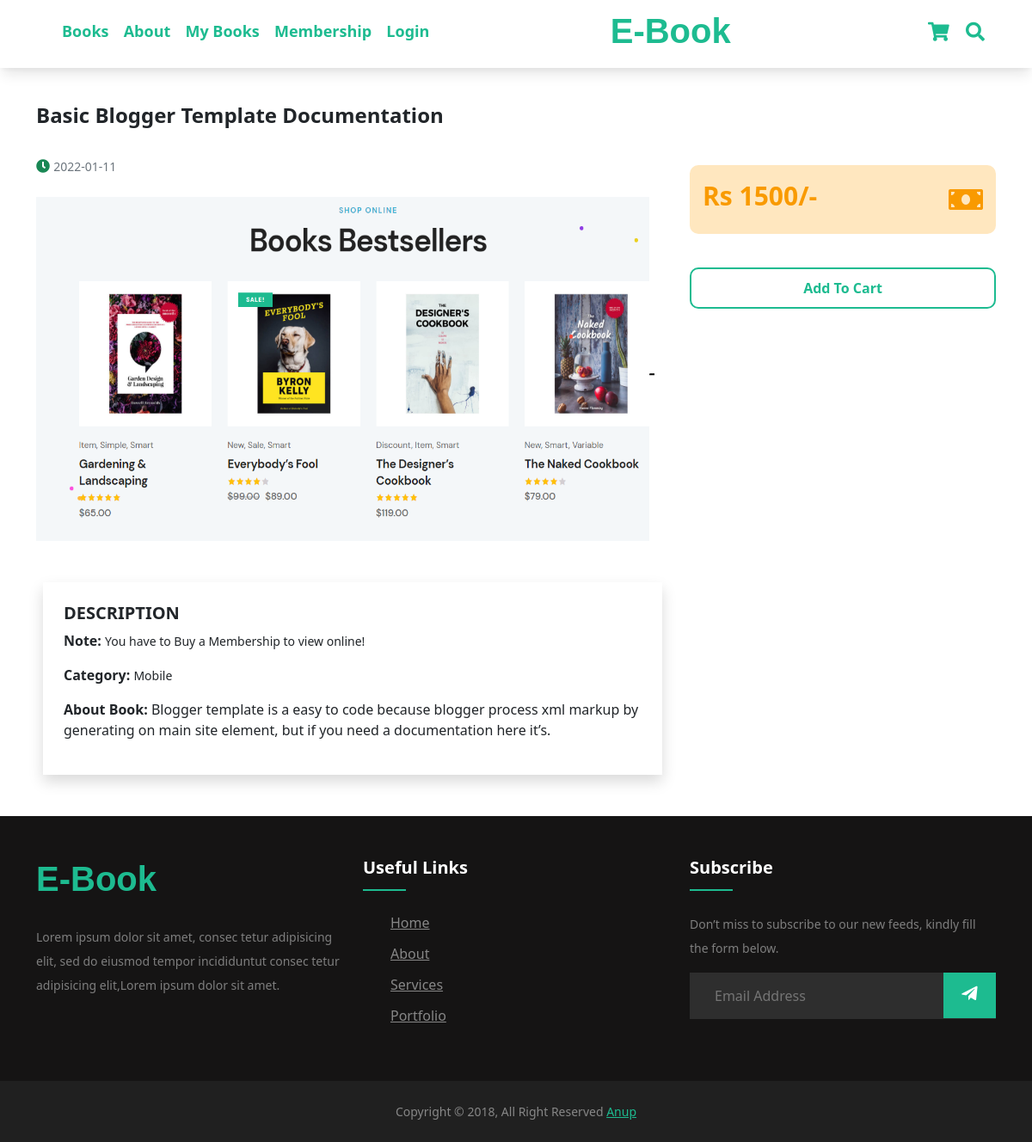
Page /view_book.php?id=8 on the committed database.
### tables this page shows
CREATE TABLE `books` (
  `id` int(11) NOT NULL,
  `b_name` varchar(50) NOT NULL,
  `b_prize` int(11) NOT NULL,
  `b_description` text NOT NULL,
  `b_image` text NOT NULL,
  `b_pdf` text NOT NULL,
  `cat_id` int(11) NOT NULL,
  `date` date NOT NULL,
  `type` tinyint(4) NOT NULL
);

### view_book.php (the view, shortened to what this page needs)
<?php
include("includes/db.inc.php");
$id = $_GET["id"];
$user_id = $_SESSION["id"];
$query = "SELECT * FROM books WHERE id='$id'";
$run = mysqli_query($con, $query);
$row = mysqli_num_rows($run);
?>
<!DOCTYPE html>
<html lang="en">
<head>
    <link rel="stylesheet" href="css/style.css">
    <link rel="stylesheet" href="css/bootstrap.min.css">
    <link rel="stylesheet" href="https://pro.fontawesome.com/releases/v5.10.0/css/all.css" />
</head>
<body>
    <?php include("includes/header.inc.php"); ?>
    <section class="my-5 ad_detail_sec">
        <div class="container">
            <div class="row">
                <?php
                if ($row > 0) {
                    foreach ($run as $key) { ?>
                        <div class="col-md-8">
                            <div>
                                <h4 class="fw-bold"><?php echo $key["b_name"]; ?></h4>
                                <br>
                                <div class="d-flex align-items-center">
                                    <div class="">
                                        <i class=" fas fa-clock text-success"></i>
                                        <small class="text-muted"><?php echo $key["date"]; ?></small>
                                    </div>
                                </div>
                                <div class="my-4">
                                    <img src="<?php echo $key["b_image"]; ?>" class="img_main" width="100%" height="400px">
                                </div>
                                <br>
                                <div class="mx-2 p-4 shadow">
                                    <h5 class="fw-bold">DESCRIPTION</h5>
                                    <?php
                                    $plan_query = "SELECT * FROM membership WHERE user_id='$user_id'";
                                    $plan_run = mysqli_query($con, $plan_query);
                                    if (mysqli_num_rows($plan_run) > 0 && $key["type"] == 2) {
                                        while ($a = mysqli_fetch_assoc($plan_run)) { ?>
                                            <div class="my-3">
                                                <div class="">
                                                    <strong><a href="<?php echo $key["b_pdf"]; ?>" target="_blank">View in PDF</a></strong>
                                                </div>
                                                <div class="my-3">
                                                    <strong><a href="<?php echo $key["b_pdf"]; ?>" download="">PDF Download</a></strong>
                                                </div>
                                            </div>
                                        <?php    }
                                    } else {
                                        echo "<strong>Note: </strong><small>You have to Buy a Membership to view online! </small>";
                                    } ?>
                                    <div class="my-3">
                                        <div class="">
                                            <strong>Category:</strong>
                                            <small class="">Mobile</small>
                                        </div>
                                    </div>
                                    <p><strong>About Book:</strong>
                                        <?php echo $key["b_description"]; ?>
                                    </p>
                                </div>
                            </div>
                        </div>
                        <div class="col-md-4 mt-5">
                            <div class="price my-4">
                                <h6>Rs <?php echo $key["b_prize"]; ?>/-</h6>
                                <i class="fas fa-money-bill fa-2x"></i>
                            </div>
                            <div class="phon my-4">
                                <?php if ($key['type'] == 1) { ?>
                                    <button type="button" class="freecart_btn">Add To Cart</button>
                                <?php } else { ?>
                                    <button type="button" class="addtocart_btn" data-att="<?php echo $key['id']; ?>">Add To Cart</button>
                                <?php } ?>
                            </div>
                        </div>
                <?php }
                } ?>
            </div>
        </div>
    </section>
    <?php include("includes/footer.inc.php"); ?>
</body>
</html>

### css/style.css (style rules this page uses)
* { padding: 0; margin: 0; }
.ad_detail_sec .price { background-color: #ffe7bf; color: #f99a00; padding: 18px 15px; border-radius: 10px; display: flex; align-items: center; justify-content: space-between; }
.ad_detail_sec .price h6 { font-size: 30px; font-weight: 800; }
.ad_detail_sec .addtocart_btn,.ad_detail_sec .freecart_btn { padding: 10px 10px; width: 100%; margin-top: 15px; border: 2px solid #1DBB90; outline: none; color: #1DBB90; transition: all .3s; font-weight: 600; background-color: white; cursor: pointer; border-radius: 10px; }

### rows in the picture
books: b_name "Basic Blogger Template Documentation", date "2022-01-11", b_image (picture), shows "Note:", b_description "Blogger template is a easy to code because blogger process xml markup by generating on main site element, but if you need a documentation here it’s.", b_prize "1500"
